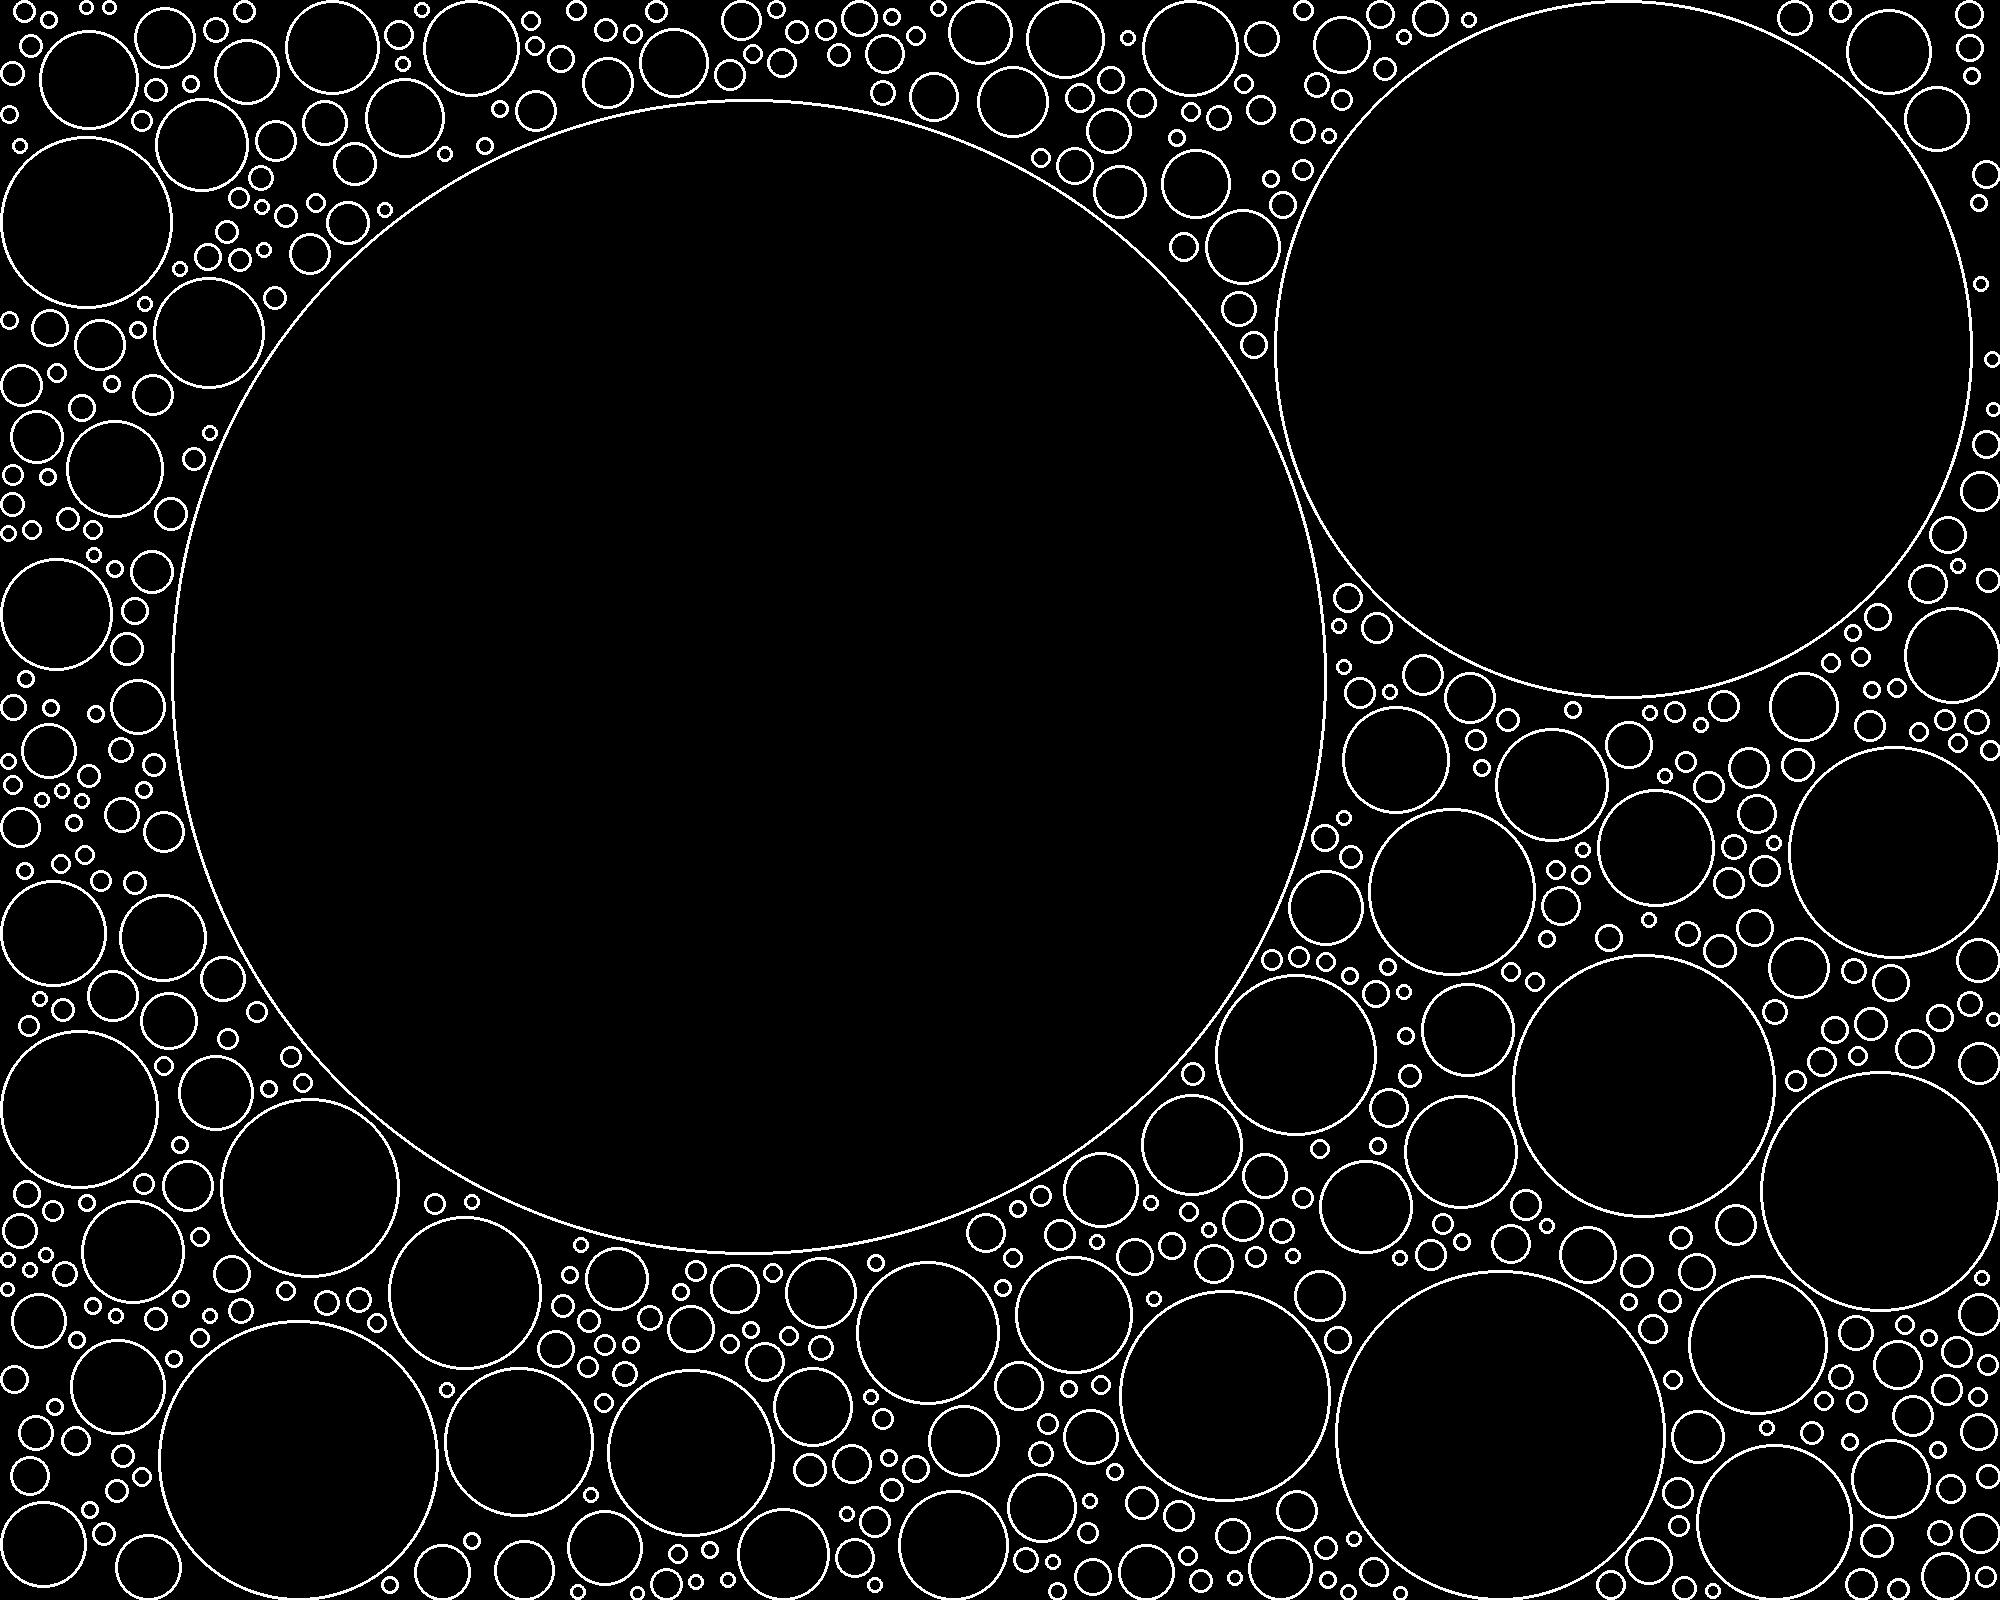

Python code for this plot:
from PIL import Image, ImageDraw, ImageFont
from PIL import BdfFontFile as font
import numpy as np
import random

WIDTH = 2000
HEIGHT = 1600
AREA = WIDTH * HEIGHT
MARGIN = 7
DENSITY = 0.95
FILLCOLOR = 0 # 0...255

random.seed()

im1 = Image.new('L', (WIDTH, HEIGHT))
draw1 = ImageDraw.Draw(im1)
im2 = Image.new('L', (WIDTH, HEIGHT))
draw2 = ImageDraw.Draw(im2)

s = 0.0
drop_list = []

def min_distance(x, y):
    md = min(x, WIDTH - x, y, HEIGHT - y)
    if len(drop_list) > 0:
        for (u, v, r) in drop_list:
            d = np.sqrt((x - u) * (x - u) + (y - v) * (y - v))
            if d - r - MARGIN < md:
                md = d - r - MARGIN
    return md

while s < DENSITY * AREA:
    radius = -1
    while (radius < MARGIN):
        x = random.randint(0, WIDTH)
        y = random.randint(0, HEIGHT)
        radius = min_distance(x, y)
    if radius >= MARGIN:
        drop_list.append((x, y, radius))
        draw1.ellipse((x - radius, y - radius, x + radius, y + radius), fill= FILLCOLOR, outline=255, width=3)
        s += (radius + MARGIN) * (radius + MARGIN) * np.pi
    else:
        print(x, y, radius)

print(s / AREA)
im1.show()
im1.save("droplets.jpg")
